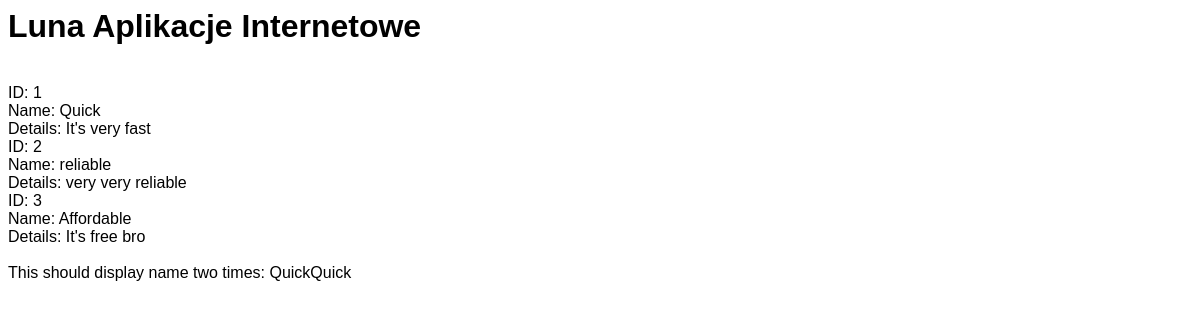
/index, run on the app's committed database.
### myapp/models.py (models this page shows)
class Feature(models.Model):
    name = models.CharField(max_length=100, default="NONE")
    details = models.CharField(max_length=500, default="Not yet specified")

### myapp/views.py (the view)
# urls.py: path('index', views.index, name='index'),
def index(request):
    features = Feature.objects.all()
    return render(request, 'index.html', {'features': features})

### templates/index.html (shortened to what this page needs)
{% load static %}
<link rel="stylesheet" href="{% static 'style.css' %}">
<h1> Luna Aplikacje Internetowe </h1>
{% for feature in features %}
<br>ID: {{feature.id}}
<br>Name: {{feature.name}}
<br>Details: {{feature.details}}
{% endfor %}
{% for feature in features %}
  {% if feature.id == 1  %}
    This should display name two times: {{ feature.name }}{{ feature.name }}
  {% endif %}
{% endfor %}

### data on the page
Feature: id "1", name "Quick", details "It's very fast"
Feature: id "2", name "reliable", details "very very reliable"
Feature: id "3", name "Affordable", details "It's free bro"
